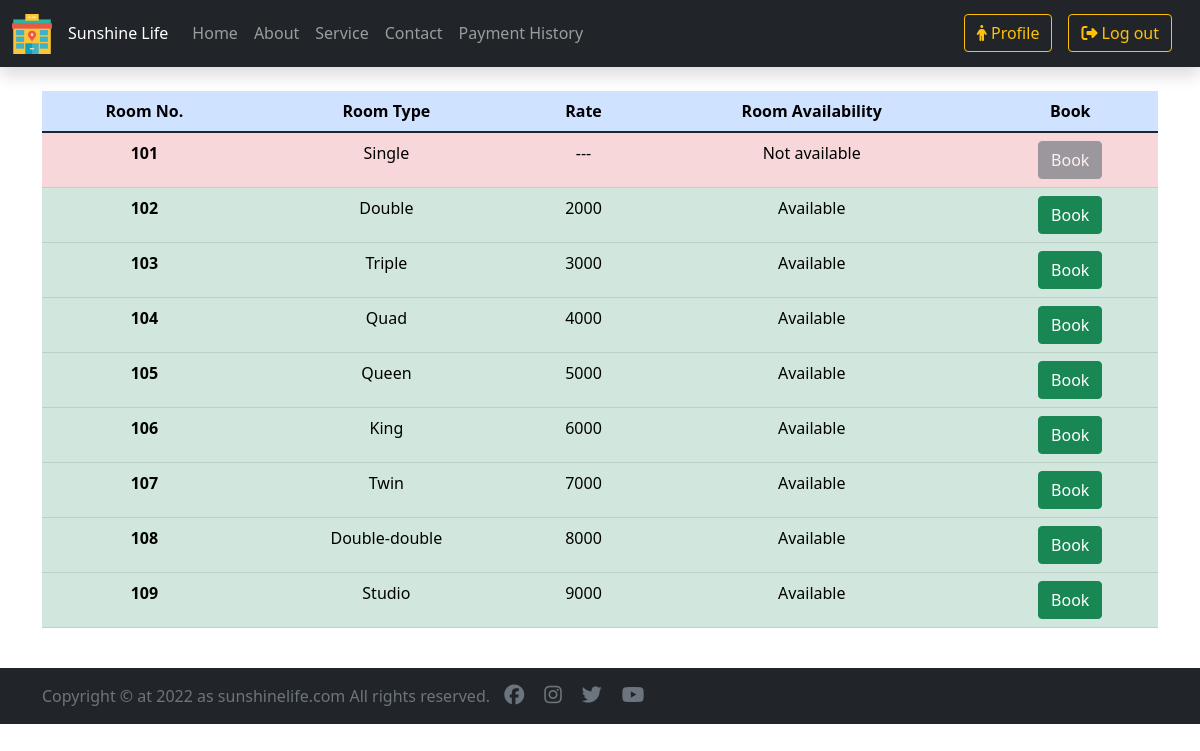
The page /availability.php (signed in) on the database its author committed.
### tables this page shows
CREATE TABLE `room_availability` (
  `sr_no` int(30) NOT NULL,
  `room_no` int(30) NOT NULL,
  `room_type` varchar(30) NOT NULL,
  `rate` double NOT NULL,
  `availability` varchar(30) NOT NULL
);

### availability.php (the view, shortened to what this page needs)
<?php
    include "includes/header.php";
?>
    <div class="container my-4 table-responsive">
        <table class="table">
            <thead>
                <tr>
                    <th scope="col" class="table-primary text-center">Room No.</th>
                    <th scope="col" class="table-primary text-center">Room Type</th>
                    <th scope="col" class="table-primary text-center">Rate</th>
                    <th scope="col" class="table-primary text-center">Room Availability</th>
                    <th scope="col" class="table-primary text-center">Book</th>
                </tr>
            </thead>
            <tbody>
                <?php
                    include "conn.php";
                    $sql = "SELECT * FROM `room_availability`";
                    $result = mysqli_query($conn, $sql);
                    $num = mysqli_num_rows($result);
                    if($num>0){
                        while($rows = mysqli_fetch_assoc($result)){
                            if($rows['availability'] == "1"){
                                echo "<tr>
                                <th scope='row' class='table-success text-center'>".$rows['room_no']."</th>
                                <td class='table-success text-center'>".$rows['room_type']."</td>
                                <td class='table-success text-center'>".$rows['rate']."</td>
                                <td class='table-success text-center'>Available</td>
                                <td class='table-success text-center'><form action='booking_section.php' method='post'><input type='hidden' name='bid' value='".$rows['room_no']."'><input type='submit' class='btn btn-success' value='Book'></form></td>
                                </tr>";
                            }
                            else {
                                echo "<tr>
                                <th scope='row' class='table-danger text-center'>".$rows['room_no']."</th>
                                <td class='table-danger text-center'>".$rows['room_type']."</td>
                                <td class='table-danger text-center'>---</td>
                                <td class='table-danger text-center'>Not available</td>
                                <td class='table-danger text-center'><button type='button' class='btn btn-secondary not-available-btn' disabled>Book</button></td>
                                </tr>";
                            }
                        }
                    }
                    ?>
            </tbody>
        </table>
    </div>
<?php
    include "includes/footer.php";
?>

### rows shown on the page
room_availability: room_no "101", room_type "Single"
room_availability: room_no "102", room_type "Double", rate "2000"
room_availability: room_no "103", room_type "Triple", rate "3000"
room_availability: room_no "104", room_type "Quad", rate "4000"
room_availability: room_no "105", room_type "Queen", rate "5000"
room_availability: room_no "106", room_type "King", rate "6000"
room_availability: room_no "107", room_type "Twin", rate "7000"
room_availability: room_no "108", room_type "Double-double", rate "8000"
room_availability: room_no "109", room_type "Studio", rate "9000"
